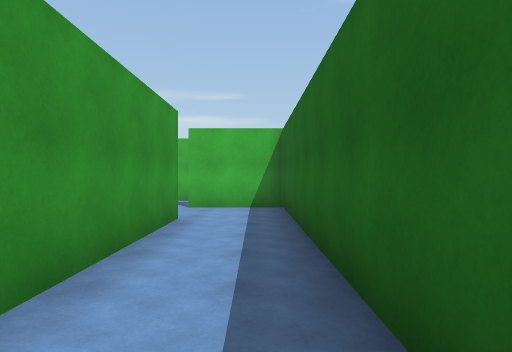
view 1 (above)

21 first-person views from a walk through a scene from a Unity 3-D project. The camera is 1.5 m above the floor, looks level and sees 75° across. The floor is counted in squares, 2 m on a side. Each view is taken from the middle of a square. On the plan, view 1 faces up. The plan holds only what a view shows up to about 11 squares ahead; the rest is blank. The place goes on beyond the plan. The player character is not drawn.

view 2
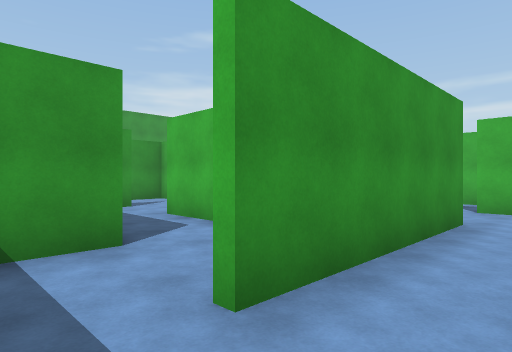

view 3
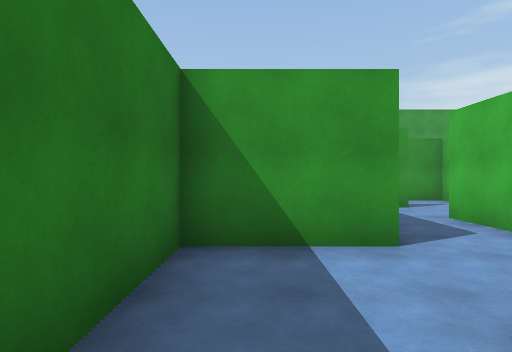

view 4
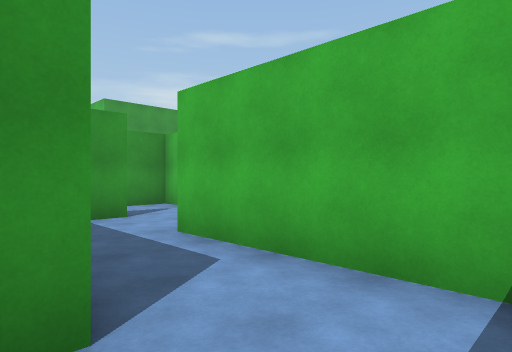

view 5
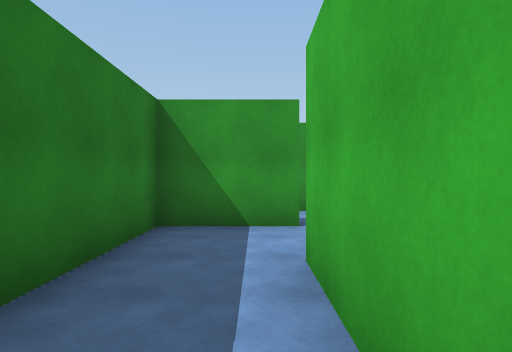

view 6
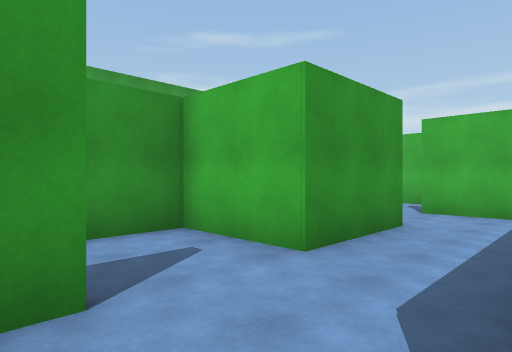

view 7
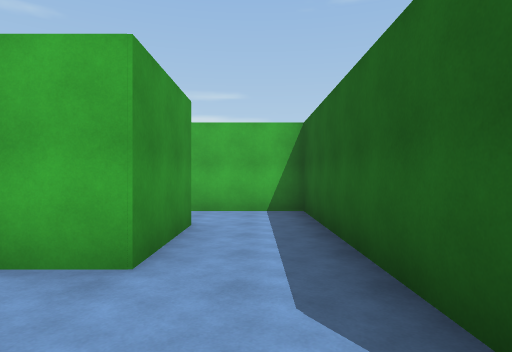

view 8
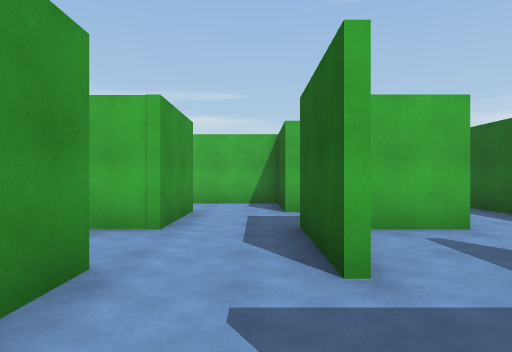

view 9
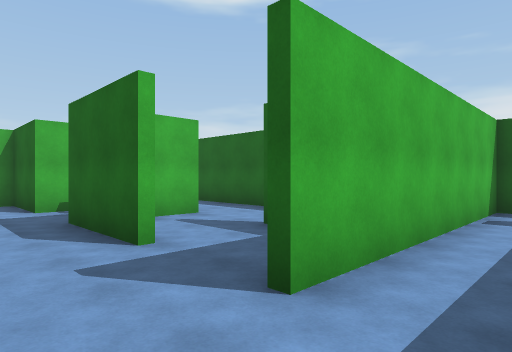

view 10
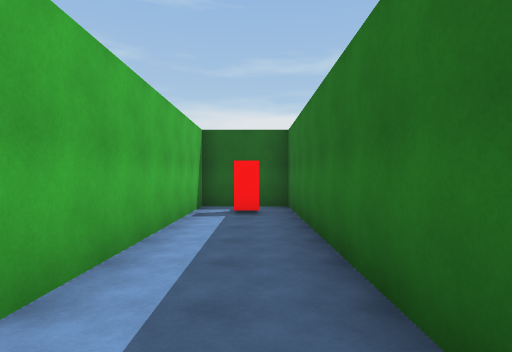

view 11
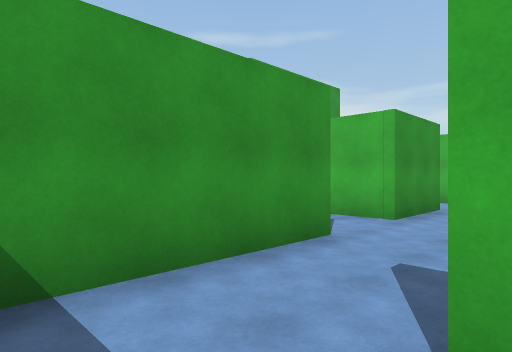

view 12
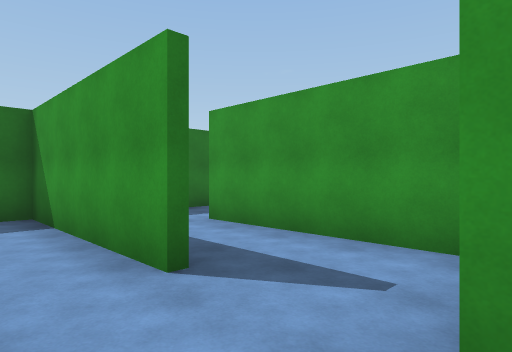

view 13
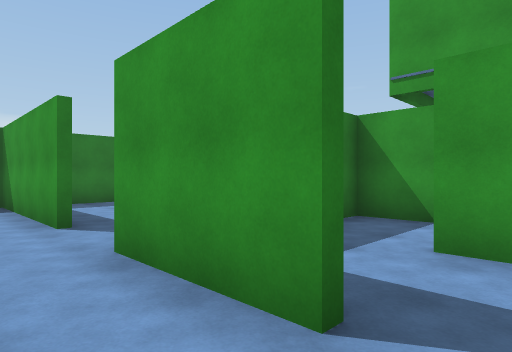

view 14
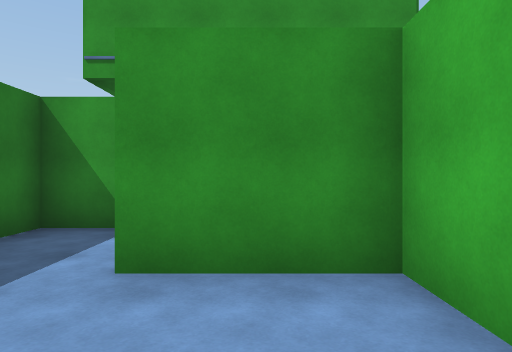

view 15
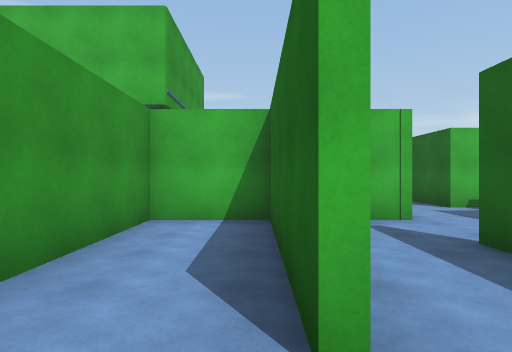

view 16
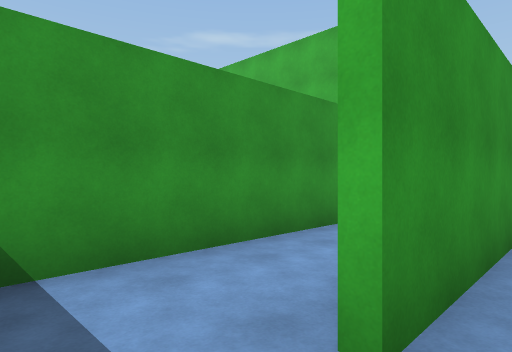

view 17
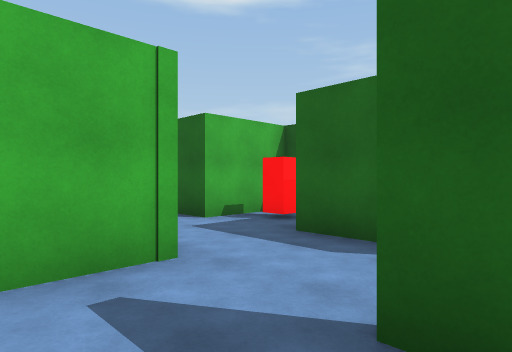

view 18
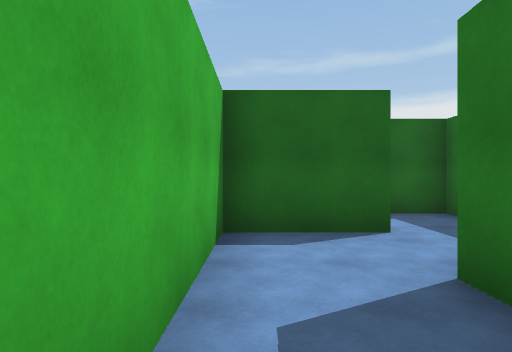

view 19
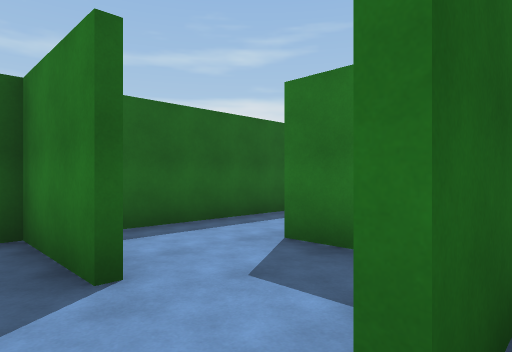

view 20
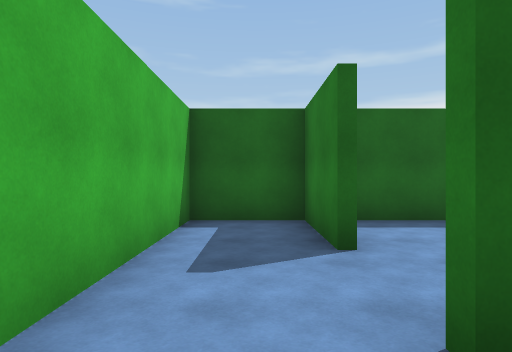

view 21
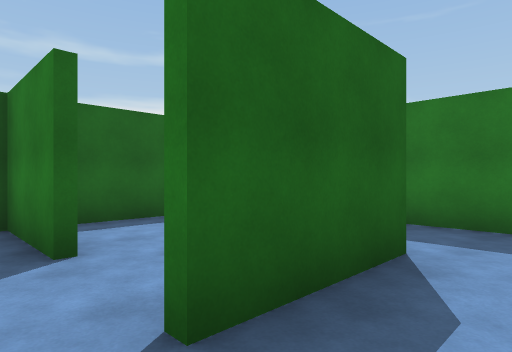

### Floor plan
Key: @ floor where view 1 was taken; # wall or solid block; . floor; B red block.
Columns run from 20 left of view 1 to 1 right of it. Each row starts with its distance up from view 1.
 13           ##
 12           #.
 11           #.
 10      ######.###  #####
  9      #....#...#......#
  8     .#.#..###.# #..###
  7    #...#...B#.#.#....#
  6 ########..###.#.###..#
  5    #.#....#...#...#..#
  4    #.#....#...#####..#
  3    #.#.#....#.....#..#
  2    #.#.#..#######.#..#
  1    #...#........#....#
  0    #...#.......B#...@#
 -1    ###################

Positions as (right, up) in squares from view 1, and headings:
1: (0, 0), facing up
2: (0, 0), facing up-left
3: (0, 0), facing left
4: (-2, 1), facing up-left
5: (-3, 3), facing left
6: (-6, 3), facing up-left
7: (-7, 3), facing up
8: (-11, 1), facing up
9: (-12, 0), facing up-right
10: (-12, 0), facing right
11: (-10, 0), facing up-left
12: (-11, 6), facing down-left
13: (-11, 9), facing down-left
14: (-12, 9), facing left
15: (-15, 0), facing up
16: (-14, 0), facing up-left
17: (-14, 3), facing up-right
18: (-6, 3), facing right
19: (-4, 9), facing down-right
20: (-5, 9), facing right
21: (-5, 9), facing down-right
